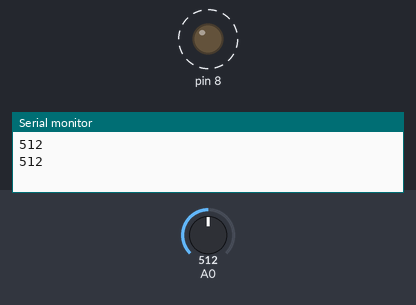
Recording of a sketch running on a simulated Arduino Uno, built with avr-gcc and run on an emulated ATmega328P. Parts: output pins drawn as LEDs (lit = HIGH), the last lines printed to the serial monitor. Dashed ring = blinking. The test bench sets the inputs (shaded band); at power-on: A0 = 512.

Above: at 1.8 s.
1.9 s: A0 set to 306
At 2.2 s:
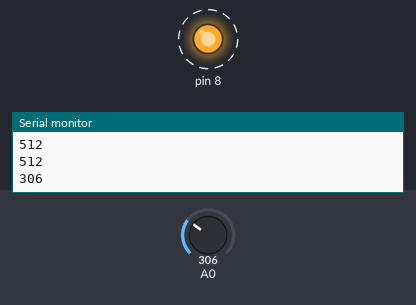
5.4 s: A0 set to 122
At 5.56 s:
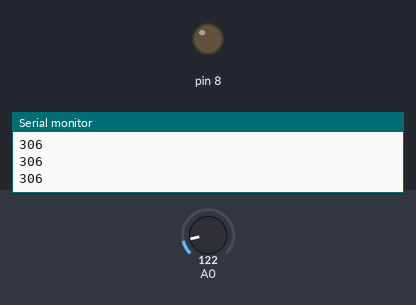
Timing chart, 0 to 14.9 s (numbered marks = the images above; inputs shaded):
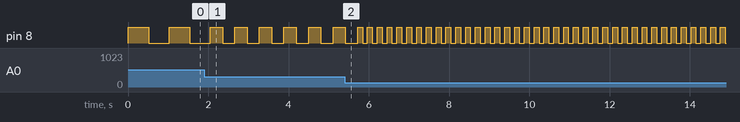

Measured:
- after the input at 1.9 s, pin 8: alternates HIGH for 0.31 s and LOW for 0.31 s, starting after 0.46 s
- by itself, pin 8: alternates HIGH for 0.51 s and LOW for 0.51 s

The sketch:

Potenciometro_Arduino.ino
```cpp
int potPosition;
int Led1 = 8;

void setup()
{
  Serial.begin(9600);

  pinMode(8, OUTPUT);
}

void loop()
{

  potPosition = analogRead(A0);
  Serial.println(potPosition);

  digitalWrite(8, HIGH);
  delay(potPosition);


  digitalWrite(8, LOW);
  delay(potPosition);
}
```
